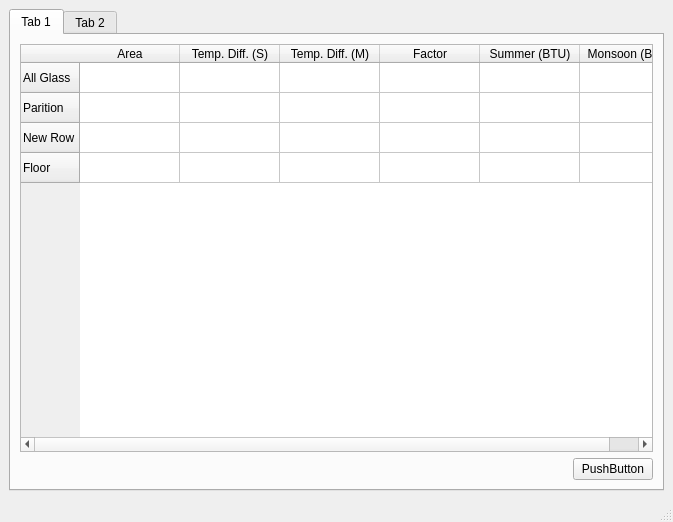
<?xml version="1.0" encoding="UTF-8"?>
<ui version="4.0">
 <class>MainWindow</class>
 <widget class="QMainWindow" name="MainWindow">
  <property name="geometry">
   <rect>
    <x>0</x>
    <y>0</y>
    <width>673</width>
    <height>522</height>
   </rect>
  </property>
  <property name="windowTitle">
   <string>MainWindow</string>
  </property>
  <widget class="QWidget" name="centralwidget">
   <layout class="QGridLayout" name="gridLayout">
    <item row="0" column="0">
     <widget class="QTabWidget" name="tabWidget">
      <property name="currentIndex">
       <number>0</number>
      </property>
      <widget class="QWidget" name="tab">
       <attribute name="title">
        <string>Tab 1</string>
       </attribute>
       <layout class="QGridLayout" name="gridLayout_2">
        <item row="0" column="0">
         <widget class="QTableWidget" name="tableWidget">
          <property name="verticalScrollMode">
           <enum>QAbstractItemView::ScrollPerPixel</enum>
          </property>
          <property name="horizontalScrollMode">
           <enum>QAbstractItemView::ScrollPerPixel</enum>
          </property>
          <row>
           <property name="text">
            <string>All Glass</string>
           </property>
          </row>
          <row>
           <property name="text">
            <string>Parition</string>
           </property>
          </row>
          <row>
           <property name="text">
            <string>New Row</string>
           </property>
          </row>
          <row>
           <property name="text">
            <string>Floor</string>
           </property>
          </row>
          <column>
           <property name="text">
            <string>Area</string>
           </property>
          </column>
          <column>
           <property name="text">
            <string>Temp. Diff. (S)</string>
           </property>
          </column>
          <column>
           <property name="text">
            <string>Temp. Diff. (M)</string>
           </property>
          </column>
          <column>
           <property name="text">
            <string>Factor</string>
           </property>
          </column>
          <column>
           <property name="text">
            <string>Summer (BTU)</string>
           </property>
          </column>
          <column>
           <property name="text">
            <string>Monsoon (BTU)</string>
           </property>
          </column>
         </widget>
        </item>
        <item row="1" column="0">
         <layout class="QHBoxLayout" name="horizontalLayout">
          <item>
           <spacer name="horizontalSpacer">
            <property name="orientation">
             <enum>Qt::Horizontal</enum>
            </property>
            <property name="sizeHint" stdset="0">
             <size>
              <width>40</width>
              <height>20</height>
             </size>
            </property>
           </spacer>
          </item>
          <item>
           <widget class="QPushButton" name="pushButton">
            <property name="text">
             <string>PushButton</string>
            </property>
           </widget>
          </item>
         </layout>
        </item>
       </layout>
      </widget>
      <widget class="QWidget" name="tab_2">
       <attribute name="title">
        <string>Tab 2</string>
       </attribute>
      </widget>
     </widget>
    </item>
   </layout>
  </widget>
  <widget class="QMenuBar" name="menubar">
   <property name="geometry">
    <rect>
     <x>0</x>
     <y>0</y>
     <width>673</width>
     <height>20</height>
    </rect>
   </property>
  </widget>
  <widget class="QStatusBar" name="statusbar"/>
 </widget>
 <resources/>
 <connections/>
</ui>
